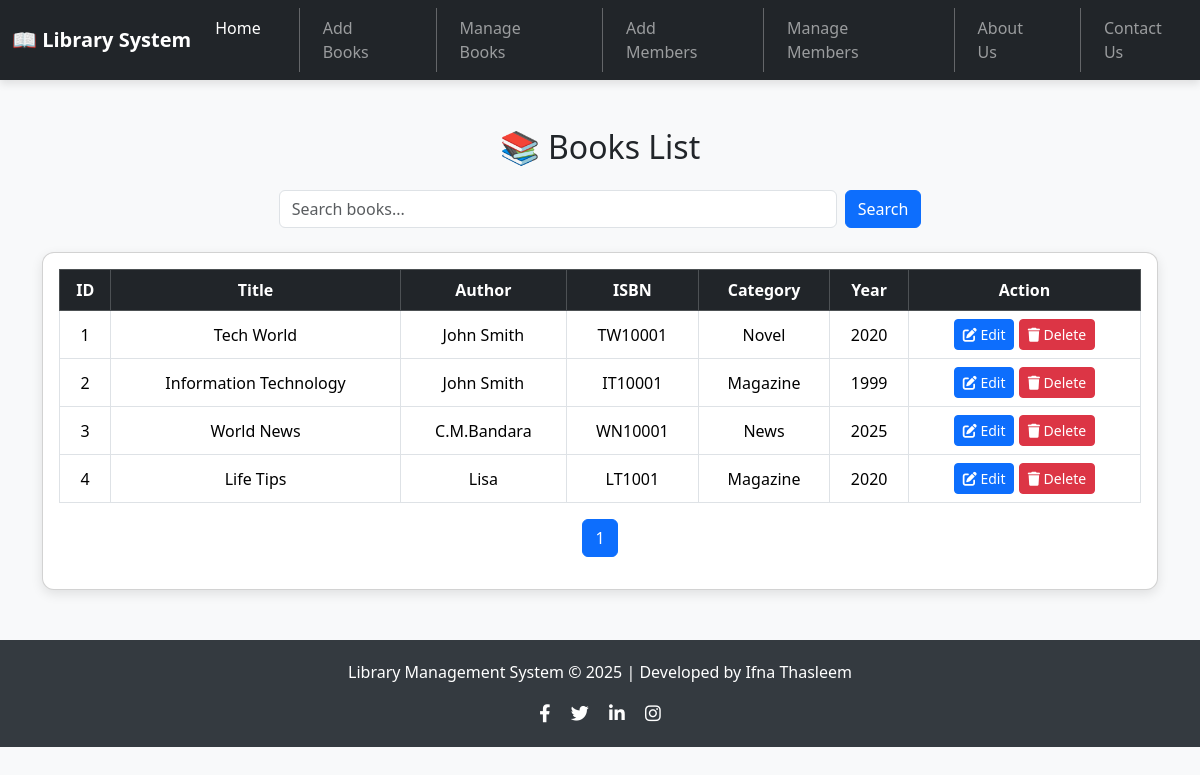
The app's page /view_books.php with its own data.
### tables this page shows
CREATE TABLE `books` (
  `id` int(11) NOT NULL,
  `title` varchar(255) NOT NULL,
  `author` varchar(255) NOT NULL,
  `isbn` varchar(50) NOT NULL,
  `category` varchar(100) DEFAULT NULL,
  `year` int(11) DEFAULT NULL
);

### view_books.php (the view, shortened to what this page needs)
<?php
include 'config.php';
$search = isset($_GET['search']) ? $_GET['search'] : '';
$limit = 5;
$page = isset($_GET['page']) ? (int)$_GET['page'] : 1;
$start = ($page - 1) * $limit;
$total_sql = "SELECT COUNT(*) as total FROM books
              WHERE title LIKE '%$search%' OR author LIKE '%$search%' OR isbn LIKE '%$search%'";
$total_result = $conn->query($total_sql);
$total_entries = $total_result->fetch_assoc()['total'];
$total_pages = ceil($total_entries / $limit);
$sql = "SELECT * FROM books
        WHERE title LIKE '%$search%' OR author LIKE '%$search%' OR isbn LIKE '%$search%'
        LIMIT $start, $limit";
$result = $conn->query($sql);
?>
<!DOCTYPE html>
<html lang="en">
<head>
<link href="https://cdn.jsdelivr.net/npm/bootstrap@5.3.2/dist/css/bootstrap.min.css" rel="stylesheet">
<link href="https://cdnjs.cloudflare.com/ajax/libs/font-awesome/6.4.0/css/all.min.css" rel="stylesheet">
</head>
<body>
<nav class="navbar navbar-expand-lg navbar-dark bg-dark">
  <div class="container-fluid">
    <a class="navbar-brand fw-bold" href="index.html">📖 Library System</a>
    <div class="collapse navbar-collapse" id="navbarNav">
      <ul class="navbar-nav ms-auto" style="gap: 15px;">
        <li class="nav-item">
          <a class="nav-link active" href="index.html">Home</a>
        </li>
        <li class="nav-item">
          <a class="nav-link" href="book_form.html">Add Books</a>
        </li>
        <li class="nav-item">
          <a class="nav-link" href="view_books.php">Manage Books</a>
        </li>
        <li class="nav-item">
          <a class="nav-link" href="member_form.html">Add Members</a>
        </li>
        <li class="nav-item">
          <a class="nav-link" href="view_members.php">Manage Members</a>
        </li>
        <li class="nav-item">
          <a class="nav-link" href="about.html">About Us</a>
        </li>
        <li class="nav-item">
          <a class="nav-link" href="contact.html">Contact Us</a>
        </li>
      </ul>
    </div>
  </div>
</nav>
<div class="container mt-5">
  <h2 class="mb-4 text-center">📚 Books List</h2>
  <form method="GET" class="d-flex mb-4 justify-content-center">
    <input type="text" name="search" class="form-control me-2 w-50" placeholder="Search books..." value="<?= htmlspecialchars($search) ?>">
    <button class="btn btn-primary">Search</button>
  </form>
  <div class="card p-3">
    <table class="table table-bordered table-hover text-center align-middle mb-0">
      <thead class="table-dark">
        <tr>
          <th>ID</th>
          <th>Title</th>
          <th>Author</th>
          <th>ISBN</th>
          <th>Category</th>
          <th>Year</th>
          <th>Action</th>
        </tr>
      </thead>
      <tbody>
        <?php if ($result->num_rows > 0) {
          while ($row = $result->fetch_assoc()) { ?>
            <tr>
              <td><?= $row['id'] ?></td>
              <td><?= htmlspecialchars($row['title']) ?></td>
              <td><?= htmlspecialchars($row['author']) ?></td>
              <td><?= htmlspecialchars($row['isbn']) ?></td>
              <td><?= htmlspecialchars($row['category']) ?></td>
              <td><?= htmlspecialchars($row['year']) ?></td>
              <td>
                <a href="update_book.php?id=<?= $row['id'] ?>" class="btn btn-sm btn-primary"><i class="fas fa-edit"></i> Edit</a>
                <a href="delete_book.php?id=<?= $row['id'] ?>" class="btn btn-sm btn-danger" onclick="return confirm('Are you sure?');"><i class="fas fa-trash"></i> Delete</a>
              </td>
            </tr>
        <?php } } else { ?>
          <tr><td colspan="7">No records found</td></tr>
        <?php } ?>
      </tbody>
    </table>
    <nav class="mt-3 d-flex justify-content-center">
      <ul class="pagination">
        <?php for ($i = 1; $i <= $total_pages; $i++) { ?>
          <li class="page-item <?= ($page == $i) ? 'active' : '' ?>">
            <a class="page-link" href="?page=<?= $i ?>&search=<?= urlencode($search) ?>"><?= $i ?></a>
          </li>
        <?php } ?>
      </ul>
    </nav>
  </div>
</div>
<footer>
  <p>Library Management System © <span id="year"></span> | Developed by Ifna Thasleem</p>
  <div class="social-icons mt-2">
    <a href="#"><i class="fab fa-facebook-f"></i></a>
    <a href="#"><i class="fab fa-twitter"></i></a>
    <a href="#"><i class="fab fa-linkedin-in"></i></a>
    <a href="#"><i class="fab fa-instagram"></i></a>
  </div>
</footer>
</body>
</html>

### view_books.php (style rules this page uses)
body { background: #f8f9fa; }
.navbar { box-shadow: 0 4px 8px rgba(0,0,0,0.1); }
.card { border-radius: 12px; box-shadow: 0 4px 12px rgba(0,0,0,0.1); }
footer { background: #343a40; color: #fff; padding: 20px 0; margin-top: 50px; text-align: center; }
footer .social-icons a { color: #fff; margin: 0 8px; font-size: 18px; transition: color 0.3s; }
.btn-sm { transition: transform 0.2s; }
.pagination .page-item.active .page-link { background-color: #0d6efd; border-color: #0d6efd; }
.navbar-nav .nav-item + .nav-item { border-left: 1px solid rgba(255, 255, 255, 0.3); padding-left: 15px; margin-left: 15px; }

### records on screen
books: id "1", title "Tech World", author "John Smith", isbn "TW10001", category "Novel", year "2020"
books: id "2", title "Information Technology", author "John Smith", isbn "IT10001", category "Magazine", year "1999"
books: id "3", title "World News", author "C.M.Bandara", isbn "WN10001", category "News", year "2025"
books: id "4", title "Life Tips", author "Lisa", isbn "LT1001", category "Magazine", year "2020"
